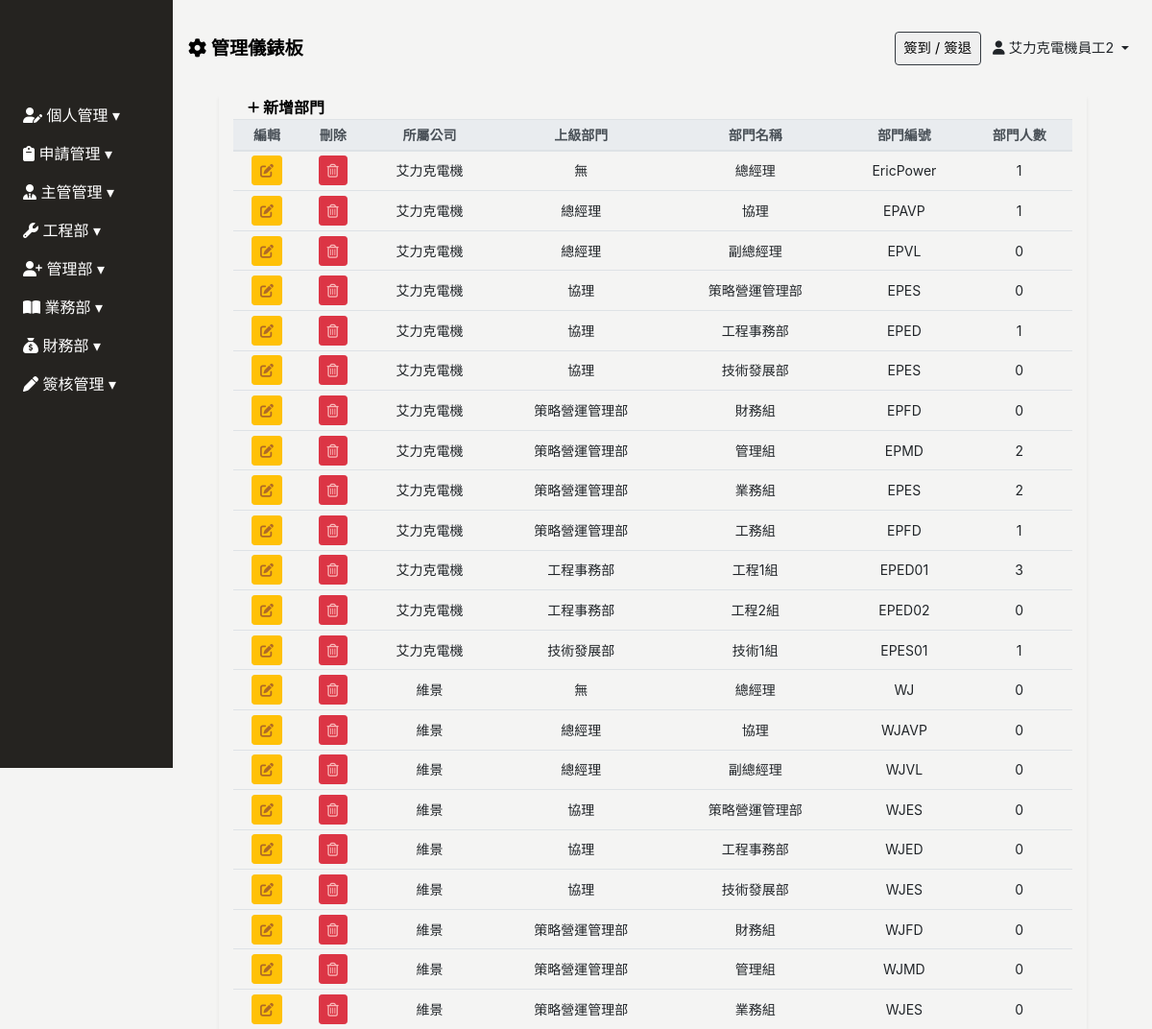
The app's page /department/ (signed in) with its own data.
### Backend/models.py (models this page shows, shortened)
class ModifiedModel(models.Model):
    modified_by = models.ForeignKey("Employee", on_delete=models.SET_NULL, null=True, blank=True)
    created_date = models.DateField(default=timezone.now,verbose_name='建立日期')
    update_date = models.DateField(auto_now=True, verbose_name='更新日期')
    class Meta:
        abstract = True

class Employee(ModifiedModel):
    GENDER_CHOICES = [
        ('M', '男'),
        ('F', '女'),
    ]
    BLOOD_TYPE_CHOICES = [
        ('A', 'A型'),
        ('B', 'B型'),
        ('AB','AB型'),
        ('O', 'O型'),
    ]
    MARITAL_STATUS_CHOICES = [
        ('M', '已婚'),
        ('S', '未婚'),
        ('D', '離異'),
    ]
    MILITARY_STATUS_CHOICES = [
        ('M', '義務役'),
        ('E', '免服役'),
        ('A', '替代役'),
    ]
    user = models.OneToOneField(User, null=True, blank=True, on_delete=models.CASCADE)
    profile_image = models.ImageField(upload_to='employee_profile/', blank=True, null=True, default='employee_profile/default_profile.png', verbose_name='員工照片')
    location_city = models.CharField(max_length=4, choices=LOCATION_CHOICES, null=True, blank=True, verbose_name='居住城市(用於計算)')
    uploaded_files = models.ManyToManyField(UploadedFile,blank=True,  related_name="userfile")
    full_name = models.CharField(max_length=30, null=True, blank=True, verbose_name='員工名稱')
    employee_id	 = models.CharField(max_length=30, blank=True,verbose_name='員工ID')
    departments = models.ForeignKey('Department', on_delete=models.SET_NULL, blank=True, null=True, related_name='employees', verbose_name='部門名稱')# 你可以通过department.employees.all()访问一个部门的所有员工。
    position = models.CharField(max_length=30, null=True, blank=True, verbose_name='職稱')
    phone_number = models.CharField(max_length=20, null=True, blank=True,verbose_name='手機號碼')
    contact_number = models.CharField(max_length=20, null=True, blank=True,verbose_name='聯絡電話')
    start_date = models.DateField(null=True, blank=True, verbose_name='到職日期')
    seniority = models.DecimalField(max_digits=3, decimal_places=1, null=True, blank=True, verbose_name='目前年資')
    id_number = models.CharField(max_length=20, null=True, blank=True, verbose_name='身份證字號')
    birthday = models.DateField(null=True, blank=True, verbose_name='出生日期')
    gender = models.CharField(max_length=1, choices=GENDER_CHOICES, null=True, blank=True, verbose_name='性別')
    blood_type = models.CharField(max_length=2, choices=BLOOD_TYPE_CHOICES, null=True, blank=True, verbose_name='血型')
    birth_place = models.CharField(max_length=100, null=True, blank=True, verbose_name='出生地')
    marital_status = models.CharField(max_length=1, choices=MARITAL_STATUS_CHOICES, null=True, blank=True, verbose_name='婚姻狀況')
    military_status = models.CharField(max_length=1, choices=MILITARY_STATUS_CHOICES, null=True, blank=True, verbose_name='兵役狀況')
    permanent_address = models.CharField(max_length=50, null=True, blank=True, verbose_name='戶籍地址')
    current_address_city = models.CharField(max_length=50, null=True, blank=True, verbose_name='現居地址縣市')
    current_address = models.CharField(max_length=50, null=True, blank=True, verbose_name='現居地址')
    location = models.CharField(max_length=50, null=True, blank=True, verbose_name='所在地')
    company_email = models.EmailField(null=True, blank=True, verbose_name='公司E_Mail')
    personal_email = models.EmailField(null=True, blank=True, verbose_name='個人E_Mail')
    emergency_contact = models.CharField(max_length=50, null=True, blank=True, verbose_name='緊急聯絡人1')
    emergency_contact_relations = models.CharField(max_length=50, null=True, blank=True, verbose_name='關係1')
    emergency_contact_phone = models.CharField(max_length=20, null=True, blank=True, verbose_name='聯絡人電話1')
    default_salary = models.IntegerField(default=27000, null=True, blank=True, verbose_name="薪資")#預設薪資
    class Meta:
        verbose_name = "員工"   # 單數
        verbose_name_plural = verbose_name   #複數

class Department(ModifiedModel):
    COMPANY_CHOICES = [
        ('艾力克電機', '艾力克電機'),
        ('維景', '維景'),
    ]
    belong_to_company =models.CharField(max_length=20,choices=COMPANY_CHOICES, null=True, blank=True,verbose_name="所屬公司")
    parent_department  = models.ForeignKey('self',max_length=30,  on_delete=models.SET_NULL, null=True, blank=True, verbose_name='上層部門')
    department_name = models.CharField(max_length=30, null=True, blank=True,verbose_name='部門名稱')
    department_id = models.CharField(max_length=20, null=True, blank=True,verbose_name='部門編號')
    class Meta:
        verbose_name = "部門"   # 單數
        verbose_name_plural = verbose_name   #複數

### Frontend/views.py (the view, shortened to what this page needs)
# urls.py: path('department/', login_required(views.Department_list.as_view()), name='department'),
class Department_list(UserPassesTestMixin,ListView):
    model = Department
    template_name = 'department/department.html'
    context_object_name = 'department'
    def get_context_data(self, **kwargs):
        context = super().get_context_data(**kwargs)
        context['department_form'] = DepartmentForm()
        return context
    def test_func(self):
        if settings.PASS_TEST_FUNC:
            return True
        return self.request.user.groups.filter(name__icontains='管理部').exists()

### Backend/context_processors.py (called while the page is built, shortened)
def pass_test_func(request):
    pass_test_func = settings.PASS_TEST_FUNC
    return {"pass_test_func":pass_test_func}

def sys_messages(request):
    if  isinstance(request.user, AnonymousUser):
        return {'sys_messages': {}}
    get_sys_messages = SysMessage.objects.filter(Target_user=request.user.employee,watch=False)
    bottom_position = 20  # 初始底部位置
    sys_messages_data = []
    return {'sys_messages': sys_messages_data}

def client_list(request):
    clients = Client.objects.all()
    return {'clients': clients}

### Frontend/templatetags/custom_tags.py (called while the page is built)
@register.filter
def in_group_T_or_F(user, group):
    is_supervisor = False
    is_in_group = any(group in user_group.name for user_group in user.groups.all())
    return is_in_group

### Frontend/templates/department/department.html (shortened to what this page needs)
{% extends 'base/base_dashboard.html' %}
{% block import %}
{% load static%}
<link rel="stylesheet" href="{% static 'css/department/department.css' %}">
{% endblock %}
{% block main %}
<div class="main px-3 px-md-5">
    <div class="department-table container-fluid shadow-sm table-responsive-lg">
        <table class="table table-sm table-hover text-center" id="table" data-toggle="table" data-sortable="true"
        data-toolbar="#toolbar" data-search="true" data-show-columns="true"data-filter-strict-search="true"
        data-show-columns-toggle-all="true" data-pagination="true" data-page-size="25" data-page-list="[25, All]"
        data-filter-control="true">
            <div id="toolbar">
                <div class="department-header container-fluid">
                    <a href="" class="font-weight-bold" id="sys_new" data-toggle="modal"
                        data-target="#department-modal">
                        <i class="fa-solid fa-plus fa-sm" style="color: #000000;"></i> 新增部門
                    </a>
                </div>
                <thead class="thead-light" style="font-size: 14px;">
                    <tr>
                        <th data-force-hide="true" data-switchable="false" data-no-print="true">編輯</th>
                        <th data-force-hide="true" data-switchable="false" data-no-print="true">刪除</th>
                        <th data-field="belong_to_company" data-sortable="true">所屬公司</th>
                        <th data-field="parent_department" data-sortable="true">上級部門</th>
                        <th data-field="department_name" data-sortable="true">部門名稱</th>
                        <th data-field="department_id" data-sortable="true">部門編號</th>
                        <th data-field="headcount" data-sortable="true">部門人數</th>
                    </tr>
                </thead>
                <tbody style="font-size: 14px;">
                    {% for d in department %}
                    <tr>
                        <td>
                            <a type="button" data-url="department" data-id="{{ d.id }}"
                                class="btn btn-sm btn-warning" data-toggle="modal"
                                data-target="#department-modal" onclick="LoadData(event)">
                                <i class="fas fa-edit"></i>
                            </a>
                        </td>
                        <td>
                            <a data-url="department" data-id="{{ d.id }}" type="button" onclick="DELETE_handleClick(event)"
                            class="btn btn-sm btn-danger"><i class="far fa-trash-alt"></i></a>
                        </td>
                        <td>{% if d.belong_to_company %}{{ d.belong_to_company }}{% endif %}</td>
                        <td>{% if d.parent_department %}{{ d.parent_department.department_name }}{% else %}無{% endif %}</td>
                        <td>{% if d.department_name %}{{ d.department_name }}{% endif %}</td>
                        <td>{% if d.department_id %}{{ d.department_id }}{% endif %}</td>
                        <td>{{ d.employees.all.count }}</td>
                    </tr>
                    {% endfor %}
                </tbody>
        </table>
    </div>
</div>
{% endblock %}

### Frontend/templates/base/header.html (shortened to what this page needs)
<header class="d-flex justify-content-between align-items-center px-3">
    <div>
        <a href="{% url 'index' %}" style="color: #000; text-decoration: none;">
            <span class="font-weight-bold" style="font-size: clamp(1rem, 2vw, 1.2rem);">
                <i class="fa-solid fa-gear"></i> 管理儀錶板
            </span>
        </a>
    </div>
    <div>
        <button type="button" class="border border-dark rounded mr-2" data-toggle="modal" data-target="#clock-inout" @click="catchDateTime">
            簽到 / 簽退
        </button>
        <span class="dropdown-toggle mr-2 employee_full_name" data-toggle="dropdown">
            <i class="fa-solid fa-user"></i> {{ request.user.employee.full_name }}
        </span>
    </div>
</header>
{% load static %}

### static/css/base/base.css (style rules this page uses)
:root { --sidebar-width: 180px; --theme-black: #252320; --theme-white: #f4f4f3; }
body { background: var(--theme-white); }
a { color: #0d4c91; }
button { color: #000; }
i.fa-trash-alt { color: #f8b6b6; }
i.fa-edit { color: #af6a26; }

### static/css/index/index-login.css (style rules this page uses)
.main { width: calc(100vw - var(--sidebar-width) - 20px); position: relative; left: var(--sidebar-width); top: 100px; }
header { width: calc(100vw - var(--sidebar-width)); height: 100px; background: var(--theme-white); position: fixed; left: var(--sidebar-width); z-index: 1; }
header button { width: 90px; height: 35px; font-size: 0.9rem; }
.employee_full_name { font-size: 0.9rem; }

### ERP/collect_static/css/department/department.css (style rules this page uses)
.department-header a { text-decoration: none; color: black; }
.department-table td { vertical-align: middle; }

### records on screen
Department: belong_to_company "艾力克電機", shows "無", department_name "總經理", department_id "EricPower", employees.all.count "1"
Department: belong_to_company "艾力克電機", parent_department.department_name "總經理", department_name "協理", department_id "EPAVP", employees.all.count "1"
Department: belong_to_company "艾力克電機", parent_department.department_name "總經理", department_name "副總經理", department_id "EPVL", employees.all.count "0"
Department: belong_to_company "艾力克電機", parent_department.department_name "協理", department_name "策略營運管理部", department_id "EPES", employees.all.count "0"
Department: belong_to_company "艾力克電機", parent_department.department_name "協理", department_name "工程事務部", department_id "EPED", employees.all.count "1"
Department: belong_to_company "艾力克電機", parent_department.department_name "協理", department_name "技術發展部", department_id "EPES", employees.all.count "0"
Department: belong_to_company "艾力克電機", parent_department.department_name "策略營運管理部", department_name "財務組", department_id "EPFD", employees.all.count "0"
Department: belong_to_company "艾力克電機", parent_department.department_name "策略營運管理部", department_name "管理組", department_id "EPMD", employees.all.count "2"
Department: belong_to_company "艾力克電機", parent_department.department_name "策略營運管理部", department_name "業務組", department_id "EPES", employees.all.count "2"
Department: belong_to_company "艾力克電機", parent_department.department_name "策略營運管理部", department_name "工務組", department_id "EPFD", employees.all.count "1"
Department: belong_to_company "艾力克電機", parent_department.department_name "工程事務部", department_name "工程1組", department_id "EPED01", employees.all.count "3"
Department: belong_to_company "艾力克電機", parent_department.department_name "工程事務部", department_name "工程2組", department_id "EPED02", employees.all.count "0"
Department: belong_to_company "艾力克電機", parent_department.department_name "技術發展部", department_name "技術1組", department_id "EPES01", employees.all.count "1"
Department: belong_to_company "維景", shows "無", department_name "總經理", department_id "WJ", employees.all.count "0"
Department: belong_to_company "維景", parent_department.department_name "總經理", department_name "協理", department_id "WJAVP", employees.all.count "0"
Department: belong_to_company "維景", parent_department.department_name "總經理", department_name "副總經理", department_id "WJVL", employees.all.count "0"
Department: belong_to_company "維景", parent_department.department_name "協理", department_name "策略營運管理部", department_id "WJES", employees.all.count "0"
Department: belong_to_company "維景", parent_department.department_name "協理", department_name "工程事務部", department_id "WJED", employees.all.count "0"
Department: belong_to_company "維景", parent_department.department_name "協理", department_name "技術發展部", department_id "WJES", employees.all.count "0"
Department: belong_to_company "維景", parent_department.department_name "策略營運管理部", department_name "財務組", department_id "WJFD", employees.all.count "0"
Department: belong_to_company "維景", parent_department.department_name "策略營運管理部", department_name "管理組", department_id "WJMD", employees.all.count "0"
Department: belong_to_company "維景", parent_department.department_name "策略營運管理部", department_name "業務組", department_id "WJES", employees.all.count "0"

### other values on screen
{{ request.user.employee.full_name }} "艾力克電機員工2"
